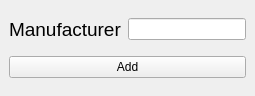
<?xml version="1.0" encoding="UTF-8"?>
<ui version="4.0">
 <class>AddManufacturer_2</class>
 <widget class="QMainWindow" name="AddManufacturer_2">
  <property name="geometry">
   <rect>
    <x>0</x>
    <y>0</y>
    <width>255</width>
    <height>96</height>
   </rect>
  </property>
  <property name="windowTitle">
   <string>MainWindow</string>
  </property>
  <widget class="QWidget" name="centralwidget">
   <layout class="QGridLayout" name="gridLayout">
    <item row="0" column="0">
     <widget class="QLabel" name="label">
      <property name="font">
       <font>
        <pointsize>14</pointsize>
       </font>
      </property>
      <property name="text">
       <string>Manufacturer</string>
      </property>
     </widget>
    </item>
    <item row="0" column="1">
     <widget class="QLineEdit" name="edit">
      <property name="enabled">
       <bool>true</bool>
      </property>
     </widget>
    </item>
    <item row="1" column="0" colspan="2">
     <widget class="QPushButton" name="btn_add">
      <property name="text">
       <string>Add</string>
      </property>
     </widget>
    </item>
   </layout>
  </widget>
 </widget>
 <resources/>
 <connections/>
</ui>
